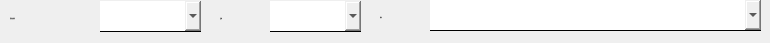
   <widget class="QWidget" name="page_silencer_info">
    <widget class="QLabel" name="label_296">
     <property name="geometry">
      <rect>
       <x>10</x>
       <y>3</y>
       <width>91</width>
       <height>31</height>
      </rect>
     </property>
     <property name="font">
      <font>
       <family>黑体</family>
       <pointsize>-1</pointsize>
      </font>
     </property>
     <property name="text">
      <string>消音器类型:</string>
     </property>
    </widget>
    <widget class="QComboBox" name="comboBox_silencer_type">
     <property name="geometry">
      <rect>
       <x>100</x>
       <y>1</y>
       <width>101</width>
       <height>31</height>
      </rect>
     </property>
     <property name="font">
      <font>
       <family>黑体</family>
       <pointsize>-1</pointsize>
      </font>
     </property>
     <property name="styleSheet">
      <string notr="true">border:none;
border-bottom:1px solid black;</string>
     </property>
     <property name="currentIndex">
      <number>-1</number>
     </property>
     <item>
      <property name="text">
       <string>圆形消音器</string>
      </property>
     </item>
     <item>
      <property name="text">
       <string>矩形消音器</string>
      </property>
     </item>
     <item>
      <property name="text">
       <string>圆形消音弯头</string>
      </property>
     </item>
     <item>
      <property name="text">
       <string>矩形消音弯头</string>
      </property>
     </item>
    </widget>
    <widget class="QComboBox" name="comboBox_silencer_brand">
     <property name="geometry">
      <rect>
       <x>270</x>
       <y>1</y>
       <width>91</width>
       <height>31</height>
      </rect>
     </property>
     <property name="font">
      <font>
       <family>黑体</family>
       <pointsize>-1</pointsize>
      </font>
     </property>
     <property name="styleSheet">
      <string notr="true">border:none;
border-bottom:1px solid black;</string>
     </property>
    </widget>
    <widget class="QLabel" name="label_297">
     <property name="geometry">
      <rect>
       <x>220</x>
       <y>3</y>
       <width>51</width>
       <height>31</height>
      </rect>
     </property>
     <property name="font">
      <font>
       <family>黑体</family>
       <pointsize>-1</pointsize>
      </font>
     </property>
     <property name="text">
      <string>品牌:</string>
     </property>
    </widget>
    <widget class="QLabel" name="label_298">
     <property name="geometry">
      <rect>
       <x>380</x>
       <y>2</y>
       <width>51</width>
       <height>31</height>
      </rect>
     </property>
     <property name="font">
      <font>
       <family>黑体</family>
       <pointsize>-1</pointsize>
      </font>
     </property>
     <property name="text">
      <string>型号:</string>
     </property>
    </widget>
    <widget class="QComboBox" name="comboBox_silencer_model">
     <property name="geometry">
      <rect>
       <x>430</x>
       <y>0</y>
       <width>331</width>
       <height>31</height>
      </rect>
     </property>
     <property name="font">
      <font>
       <family>黑体</family>
       <pointsize>-1</pointsize>
      </font>
     </property>
     <property name="styleSheet">
      <string notr="true">border:none;
border-bottom:1px solid black;</string>
     </property>
    </widget>
   </widget>
